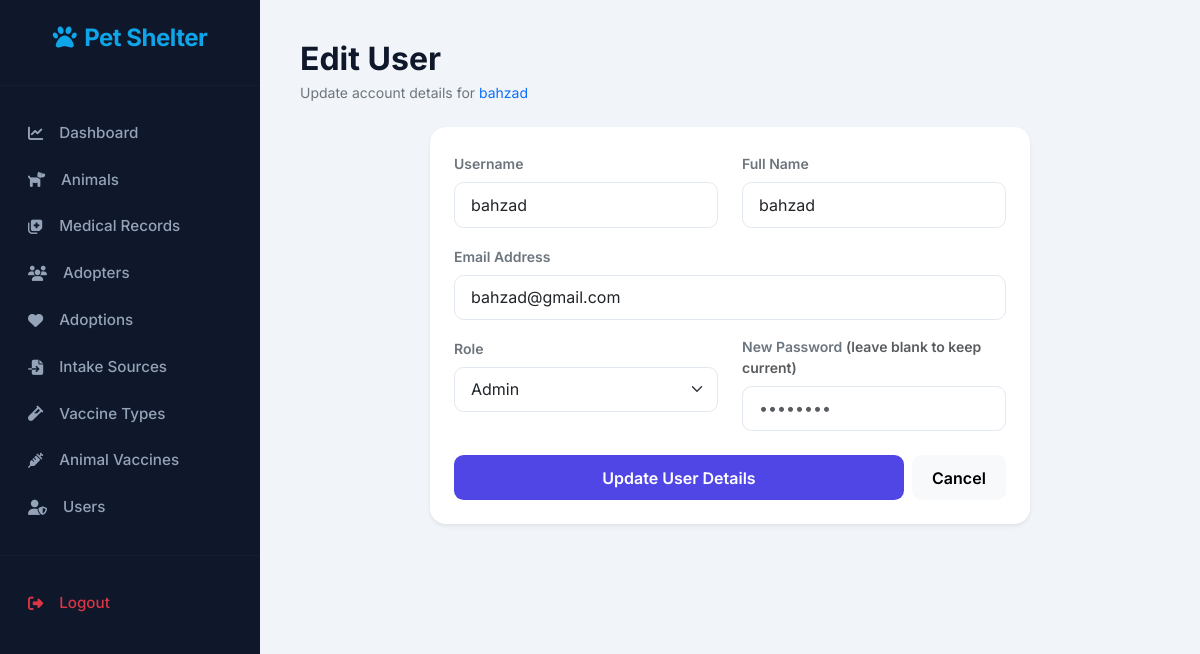
Screenshot of /edit_user.php?uid=1 (signed in) with the database file from the repository.
### tables this page shows
CREATE TABLE `users` (
  `uid` int(11) NOT NULL,
  `username` varchar(50) NOT NULL,
  `password` varchar(64) NOT NULL,
  `role` enum('admin','staff') DEFAULT 'staff',
  `fullname` varchar(100) NOT NULL,
  `email` varchar(100) NOT NULL,
  `created_at` timestamp NOT NULL DEFAULT current_timestamp(),
  `updated_at` timestamp NOT NULL DEFAULT current_timestamp() ON UPDATE current_timestamp()
);

### edit_user.php (the view, shortened to what this page needs)
<?php
include 'connect.php';
$uid = (int)$_GET['uid'];
$query = "SELECT * FROM users WHERE uid = $uid";
$res = mysqli_query($connection, $query);
$user = mysqli_fetch_assoc($res);
?>
<!DOCTYPE html>
<html lang="en">
<head>
    <link href="https://cdn.jsdelivr.net/npm/bootstrap@5.3.0/dist/css/bootstrap.min.css" rel="stylesheet">
    <link rel="stylesheet" href="https://cdnjs.cloudflare.com/ajax/libs/font-awesome/6.4.0/css/all.min.css">
    <link rel="stylesheet" href="style.css">
</head>
<body>
    <?php include "sidebar.php"; ?>
    <div class="main-content">
        <div class="mb-4">
            <h2 class="fw-bold mb-1">Edit User</h2>
            <p class="text-secondary small">Update account details for <span class="text-primary"><?php echo $user['username']; ?></span></p>
        </div>
        <div class="card shadow-sm border-0 mx-auto" style="max-width: 600px;">
            <div class="card-body p-4">
                <form method="POST">
                    <div class="row mb-3">
                        <div class="col-md-6">
                            <label class="form-label small fw-semibold text-secondary">Username</label>
                            <input type="text" name="username" class="form-control" value="<?php echo $user['username']; ?>" required>
                        </div>
                        <div class="col-md-6">
                            <label class="form-label small fw-semibold text-secondary">Full Name</label>
                            <input type="text" name="fullname" class="form-control" value="<?php echo $user['fullname']; ?>" required>
                        </div>
                    </div>
                    <div class="mb-3">
                        <label class="form-label small fw-semibold text-secondary">Email Address</label>
                        <input type="email" name="email" class="form-control" value="<?php echo $user['email']; ?>" required>
                    </div>
                    <div class="row mb-3">
                        <div class="col-md-6">
                            <label class="form-label small fw-semibold text-secondary">Role</label>
                            <select name="role" class="form-select" required>
                                <option value="admin" <?php echo $user['role'] == 'admin' ? 'selected' : ''; ?>>Admin</option>
                            </select>
                        </div>
                        <div class="col-md-6">
                            <label class="form-label small fw-semibold text-secondary">New Password <span class="text-muted">(leave blank to keep current)</span></label>
                            <input type="password" name="password" class="form-control" placeholder="••••••••">
                        </div>
                    </div>
                    <div class="d-flex gap-2 mt-4">
                        <button type="submit" class="btn btn-primary flex-grow-1">Update User Details</button>
                        <a href="users.php" class="btn btn-light">Cancel</a>
                    </div>
                </form>
            </div>
        </div>
    </div>
</body>
</html>

### style.css (style rules this page uses)
:root { --primary: #4f46e5; --primary-hover: #4338ca; --secondary: #64748b; --dark: #0f172a; --light: #f8fafc; --success: #10b981; --danger: #ef4444; --warning: #f59e0b; --info: #0ea5e9; --sidebar-width: 260px; --card-shadow: 0 10px 15px -3px rgba(0, 0, 0, 0.1), 0 4px 6px -2px rgba(0, 0, 0, 0.05); --glass-bg: rgba(255, 255, 255, 0.9); }
body { font-family: 'Inter', sans-serif; background-color: #f1f5f9; color: var(--dark); margin: 0; }
.main-content { margin-left: var(--sidebar-width); padding: 2.5rem; min-height: 100vh; }
.card { border: none; border-radius: 1rem; box-shadow: var(--card-shadow); transition: transform 0.2s; overflow: hidden; }
.form-control, .form-select { border-radius: 0.6rem; border: 1px solid #e2e8f0; padding: 0.6rem 1rem; transition: all 0.2s; }
.btn { border-radius: 0.6rem; padding: 0.6rem 1.2rem; font-weight: 600; transition: all 0.2s; }
.btn-primary { background: var(--primary); border: none; }

### rows the page displays
users: username "bahzad", fullname "bahzad", email "bahzad@gmail.com", role "Admin"
